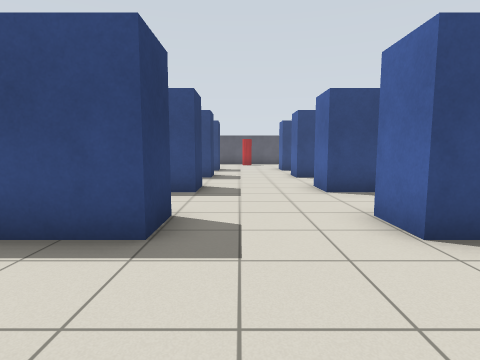
view 1 (above)

24 first-person views from a walk through a Gazebo world. The camera is 1 m above the floor, tilts 6° down and sees 80° across. The floor is counted in squares, 1 m on a side. Each view is taken from the middle of a square. On the plan, view 1 faces up. The plan holds only what a view shows up to about 12 squares ahead; the rest is blank.

view 2
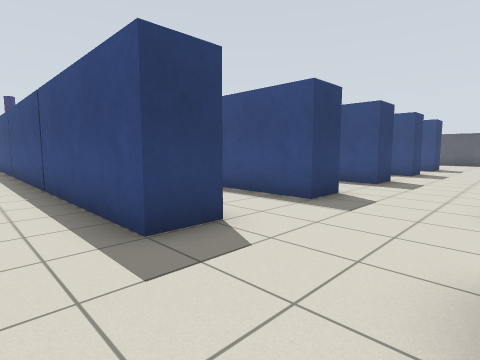

view 3
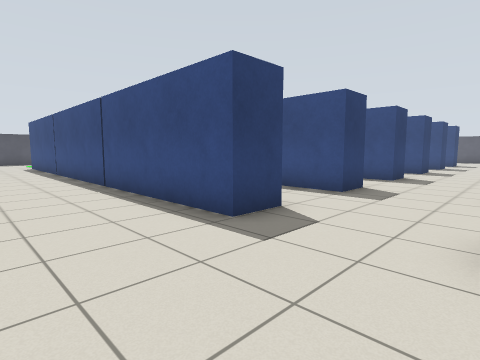

view 4
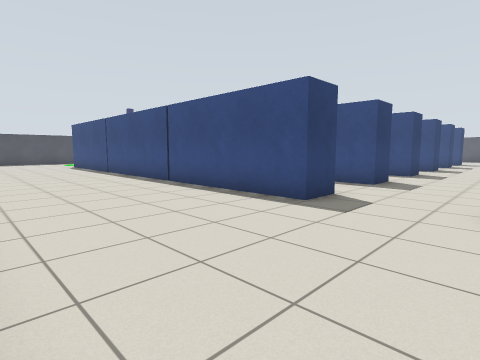

view 5
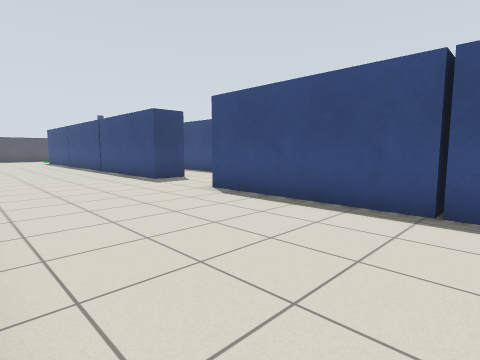

view 6
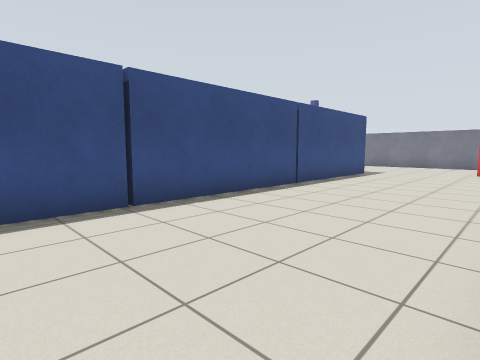

view 7
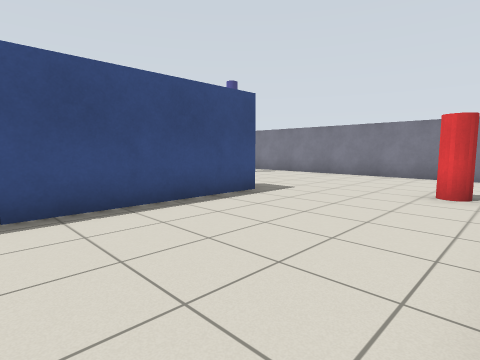

view 8
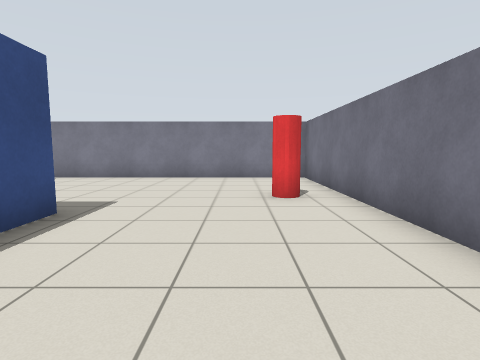

view 9
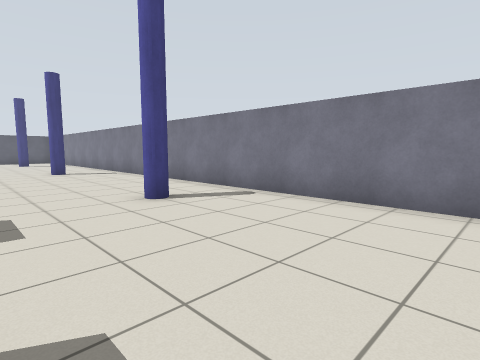

view 10
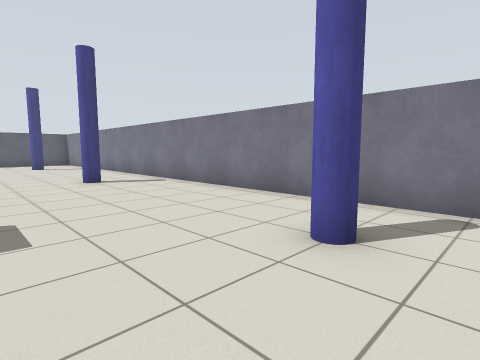

view 11
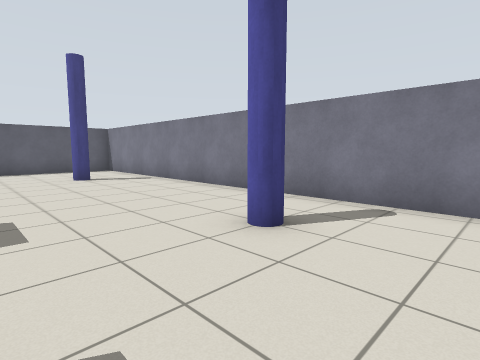

view 12
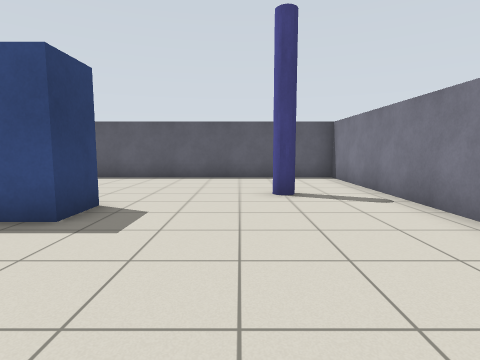

view 13
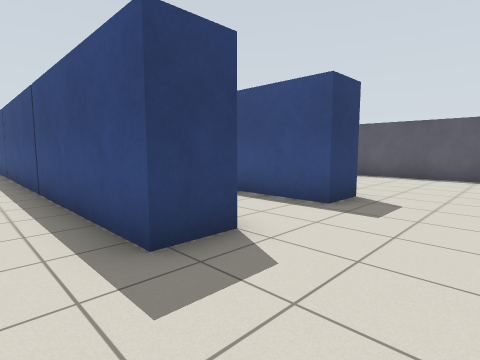

view 14
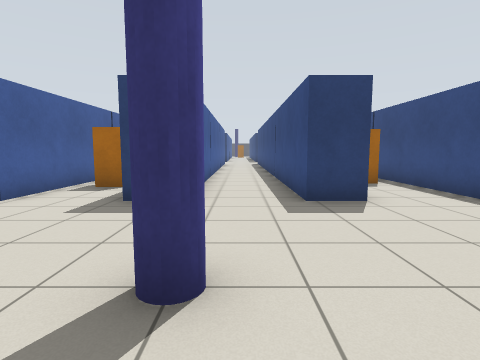

view 15
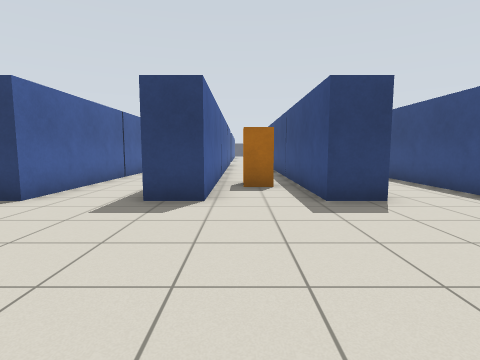

view 16
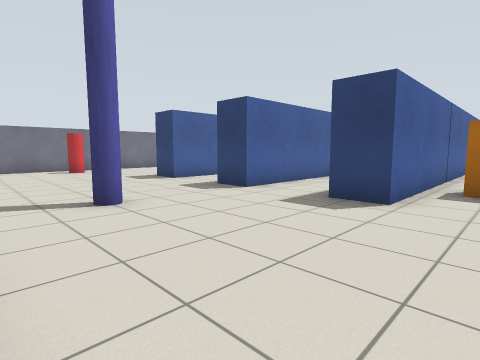

view 17
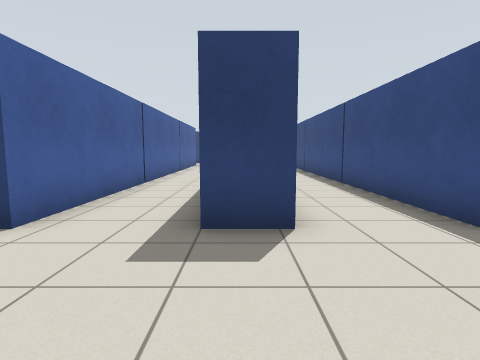

view 18
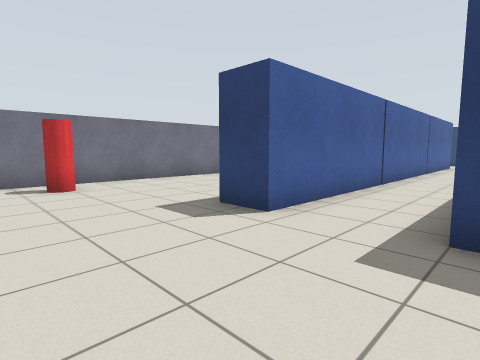

view 19
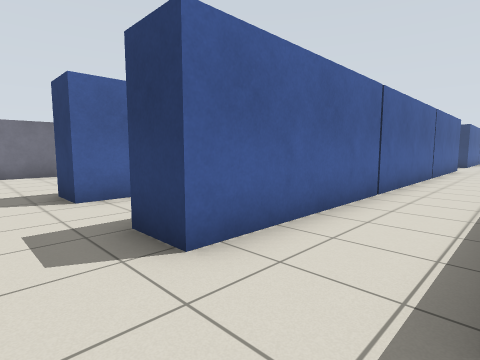

view 20
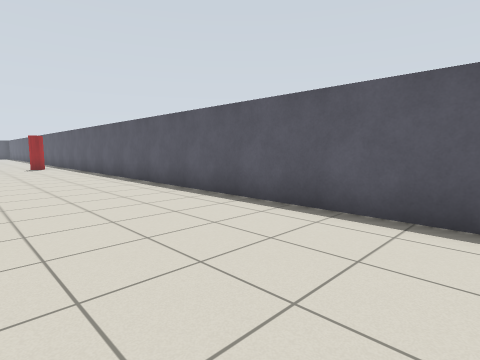

view 21
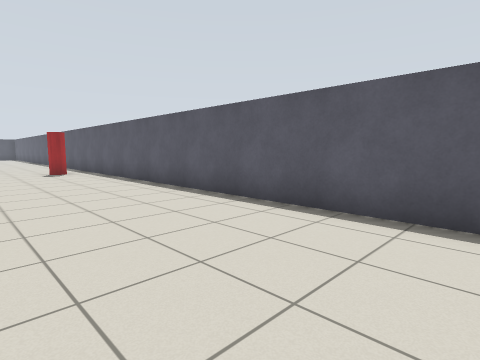

view 22
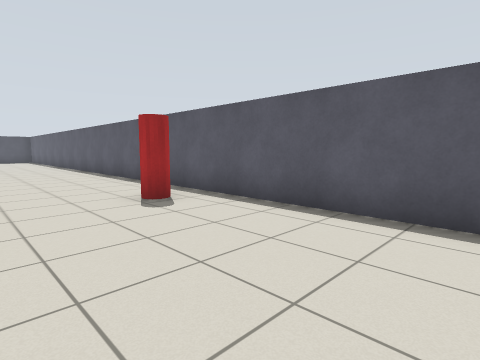

view 23
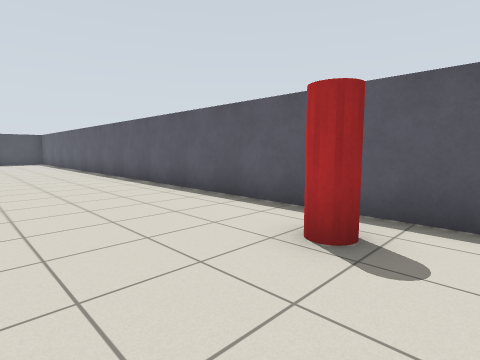

view 24
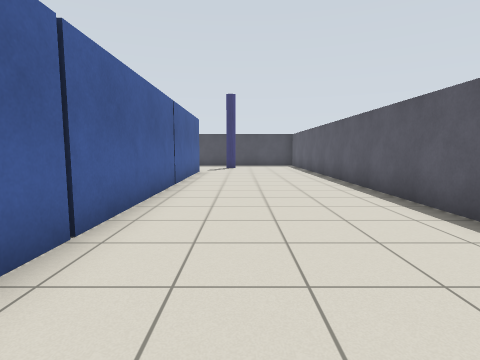

### Floor plan
Points are (right, up) in squares from view 1. A wall is a line through its corners. A room is listed if a view was taken in it or the views show most of it. See-through windows are left out.
Room 1 (view 1)
walls: (-1, 0.8) (-1, -0.5) (-13.6, -0.5); (-1, 3.1) (-3.8, 3.1); (2.8, 3.1) (2.1, 3.1)
ways out: opening at (0.5, -3.5) to room 2; opening at (0.5, 3.5) to room 2; opening at (2.8, 0) to room 2
Room 2 (views 2, 3, 4, 5, 6, 7, 8, 9, 10, 11, 12, 13, 14, 15, 16, 17, 18, 19, 20, 21, 22, 23, 24)
walls: (3.2, 6.7) (2.1, 6.7) (2.1, 8); (2.1, 3.1) (2.1, 4.4); (-1, 4.4) (-1, 3.1); (4.1, 0.7) (17.5, 0.7) (17.5, -0.5); (-1, 8) (-1, 6.7) (-2.2, 6.7); (8.5, 4.3) (17.5, 4.3) (17.5, 3.1) (8.9, 3.1); (11.1, 7.9) (14.2, 7.9); (6.8, -2.9) (17.5, -2.9) (17.5, -4.1) (2, -4.1); (-1, -2.9) (-1, -4.1) (-12.2, -4.1); (17.5, 8) (17.5, 6.7) (11, 6.7); (17.5, 11.6) (17.5, 10.3) (5.1, 10.3); (13.1, -9.3) (23.4, -9.3) (23.4, 20.4) (-15.1, 20.4); (17.5, 15.1) (17.5, 13.9) (12.9, 13.9); (-15, 15.1) (-5.1, 15.1)
ways out: opening at (0.5, -3.5) to room 1; opening at (0.5, 3.5) to room 1; opening at (2.8, 0) to room 1; opening at (0.5, 7.5); opening at (2.8, 11)
objects: red cylinder (0, 19) to (1, 19); orange box (14, 13); orange box (15, 5) to (15, 6); red cylinder (19, -8); pillar (21, 1); pillar (21, 9); pillar (21, 17)

Positions as (right, up) in squares from view 1, and headings:
1: (0, 0), facing up
2: (2, -2), facing up-left
3: (2, -7), facing up-left
4: (2, -9), facing up-left
5: (8, -9), facing up-left
6: (5, -9), facing up-right
7: (12, -9), facing up-right
8: (13, -7), facing right
9: (18, -5), facing up-right
10: (18, -1), facing up-right
11: (18, 6), facing up-right
12: (20, 10), facing up
13: (20, 9), facing up-left
14: (23, 9), facing left
15: (23, 5), facing left
16: (23, 6), facing down-left
17: (21, 0), facing left
18: (21, 0), facing down-left
19: (19, 3), facing down-left
20: (18, 16), facing up-left
21: (14, 16), facing up-left
22: (6, 16), facing up-left
23: (2, 16), facing up-left
24: (-3, 17), facing left
